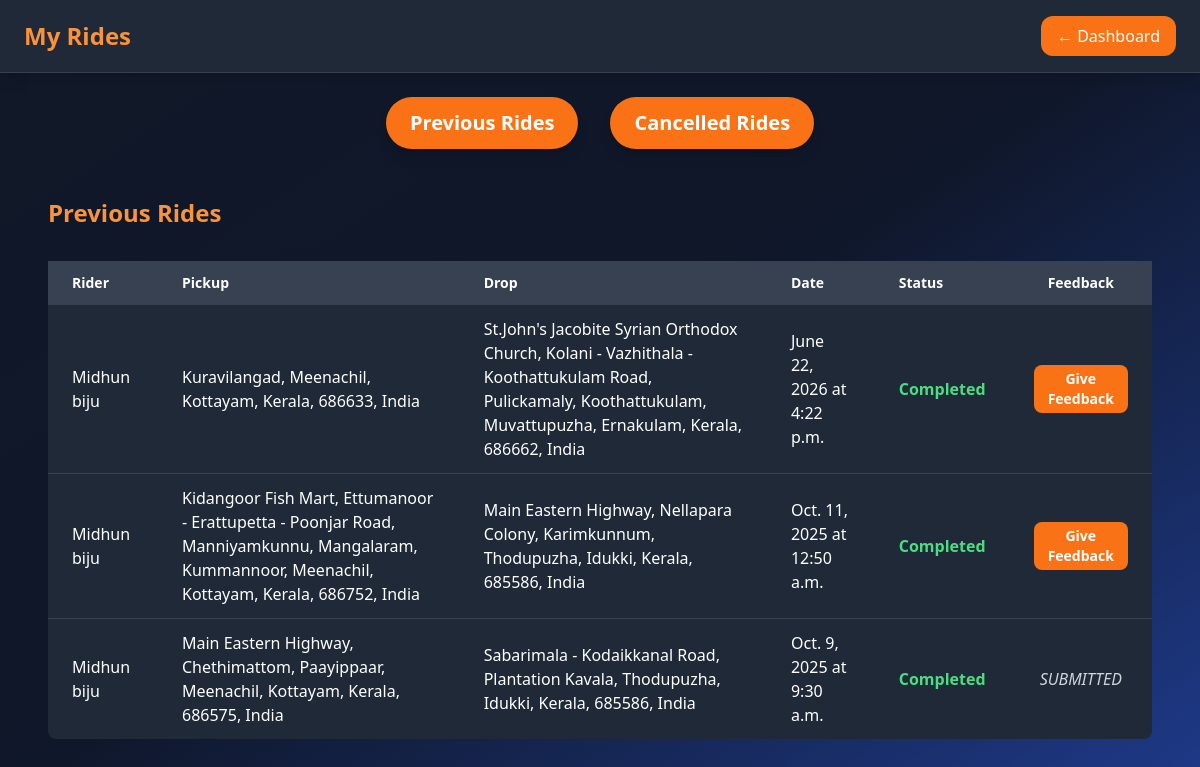
/my_rides (signed in), run on the app's committed database.
### home/models.py (models this page shows, shortened)
class BookedRide(models.Model):
    rider = models.ForeignKey(User, on_delete=models.CASCADE, related_name="booked_rides")
    ride = models.ForeignKey(Offer_ride, on_delete=models.CASCADE, related_name="accepted_rides")
    driver = models.ForeignKey(User, on_delete=models.CASCADE, related_name="driver_rides")
    vehicle = models.ForeignKey(Vehicle, on_delete=models.SET_NULL, null=True, blank=True)
    pickup_place = models.CharField(max_length=50, null=True, blank=True)
    drop_place = models.CharField(max_length=50, null=True, blank=True)
    date = models.DateField()
    time = models.TimeField()
    ride_date = models.DateField()
    ride_time = models.TimeField()
    seats_booked = models.IntegerField(default=1)
    total_distance = models.FloatField(default=0)
    rider_distance = models.FloatField(default=0)
    total_cost = models.FloatField(default=0)
    rider_share = models.FloatField(default=0)
    driver_status = models.CharField(null=True)
    rider_status = models.CharField(null=True)
    rider_feedback = models.CharField(null=True)
    driver_feedback = models.CharField(null=True)
    cancel_reason = models.CharField(null=True)
    created_at = models.DateTimeField(auto_now_add=True)

class User(AbstractUser):
    mobile = models.CharField(max_length=15,null=True, blank=True)
    address = models.CharField(max_length=200,null=True, blank=True)
    email = models.EmailField(null=True, blank=True, unique=True)
    gender = models.CharField(
        null=True, max_length=20,
        choices=[
            ('male', 'Male'),
            ('female', 'Female'),
            ('other','Others')
        ]
    )
    role = models.CharField(max_length= 20, null=True)
    rating = models.FloatField(default=0.0)
    profile_created=models.DateField(auto_now=True)
    preferences = models.JSONField(default=dict)
    is_blocked = models.CharField(default='no')

### home/views.py (the view)
# urls.py: path("my_rides", home.views.my_rides, name="my_rides"),
@login_required
def my_rides(request):
    completed_rides = (
        BookedRide.objects.filter(
            Q(driver=request.user) | Q(rider=request.user),
            rider_status="Completed",
            driver_status="Completed"
        )
        .select_related("driver", "rider", "ride", "vehicle")
        .order_by("-ride_date", "-ride_time")
    )
    cancelled_rides = (
        BookedRide.objects.filter(
            Q(driver=request.user) | Q(rider=request.user),
            driver_status="Cancelled"
        )
        .select_related("driver", "rider", "ride", "vehicle")
        .order_by("-ride_date", "-ride_time")
    )
    context = {
        "completed_rides": completed_rides,
        "cancelled_rides": cancelled_rides,
    }
    return render(request, "my_rides.html", context)

### templates/my_rides.html (shortened to what this page needs)
{% load static %}
<!DOCTYPE html>
<html lang="en">
<head>
  <script src="https://cdn.tailwindcss.com"></script>
</head>
<body class="bg-gradient-to-br from-gray-900 via-slate-900 to-blue-900 text-white min-h-screen">
  <header class="bg-gray-800 border-b border-gray-700 p-4 shadow-lg">
    <div class="max-w-6xl mx-auto flex justify-between items-center">
      <h1 class="text-2xl font-bold text-orange-400">My Rides</h1>
      <a href="{% url 'user_home' %}"
         class="px-4 py-2 rounded-xl bg-orange-500 hover:bg-orange-600 transition">
        ← Dashboard
      </a>
    </div>
  </header>
  <nav class="max-w-6xl mx-auto flex justify-center space-x-8 p-6">
    <a href="javascript:void(0);" onclick="showSection('completedRides')" class="text-xl font-bold text-white bg-orange-500 px-6 py-3 rounded-full shadow-lg hover:bg-orange-600 transition">Previous Rides</a>
    <a href="javascript:void(0);" onclick="showSection('cancelledRides')" class="text-xl font-bold text-white bg-orange-500 px-6 py-3 rounded-full shadow-lg hover:bg-orange-600 transition">Cancelled Rides</a>
  </nav>
  <main class="max-w-6xl mx-auto p-6">
    <div id="contentArea" class="space-y-8"></div>
  </main>
  <template id="completedRidesTemplate">
    <h2 class="text-2xl font-bold text-orange-400 mb-4">Previous Rides</h2>
    {% if completed_rides %}
      <div class="overflow-x-auto">
        <table class="min-w-full bg-gray-800 rounded-lg">
          <thead class="bg-gray-700">
            <tr>
              <th class="px-6 py-3 text-left text-sm font-semibold text-white">Rider</th>
              <th class="px-6 py-3 text-left text-sm font-semibold text-white">Pickup</th>
              <th class="px-6 py-3 text-left text-sm font-semibold text-white">Drop</th>
              <th class="px-6 py-3 text-left text-sm font-semibold text-white">Date</th>
              <th class="px-6 py-3 text-left text-sm font-semibold text-white">Status</th>
              <th class="px-6 py-3 text-center text-sm font-semibold text-white">Feedback</th>
            </tr>
          </thead>
          <tbody class="divide-y divide-gray-700">
            {% for ride in completed_rides %}
            <tr class="hover:bg-gray-700">
              <td class="px-6 py-3">{{ ride.rider.first_name }} {{ ride.rider.last_name }}</td>
              <td class="px-6 py-3">{{ ride.pickup_place }}</td>
              <td class="px-6 py-3">{{ ride.drop_place }}</td>
              <td class="px-6 py-3">{{ ride.ride_date }} at {{ ride.ride_time }}</td>
              <td class="px-6 py-3 text-green-400 font-semibold">Completed</td>
              <td class="px-6 py-3 text-center">
                {% if ride.driver_feedback|default:"" == "SUBMITTED" %}
                  <span class="italic text-gray-300 block">{{ ride.driver_feedback }}</span>
                {% else %}
                  <a href="{% url 'feedback_driver' ride.id %}"
                     class="inline-block px-3 py-1 bg-orange-500 rounded-lg hover:bg-orange-600 text-sm font-semibold">
                     Give Feedback
                  </a>
                {% endif %}
              </td>
            </tr>
            {% endfor %}
          </tbody>
        </table>
      </div>
    {% else %}
      <p class="text-gray-400">No previous rides found.</p>
    {% endif %}
  </template>
</body>
</html>

### data on the page
BookedRide: rider.first_name "Midhun", rider.last_name "biju", pickup_place "Kuravilangad, Meenachil, Kottayam, Kerala, 686633, India", drop_place "St.John's Jacobite Syrian Orthodox Church, Kolani - Vazhithala - Koothattukulam Road, Pulickamaly, Koothattukulam, Muvattupuzha, Ernakulam, Kerala, 686662, India", ride_date "June 22, 2026", ride_time "4:22 p.m.", shows "Give Feedback"
BookedRide: rider.first_name "Midhun", rider.last_name "biju", pickup_place "Kidangoor Fish Mart, Ettumanoor - Erattupetta - Poonjar Road, Manniyamkunnu, Mangalaram, Kummannoor, Meenachil, Kottayam, Kerala, 686752, India", drop_place "Main Eastern Highway, Nellapara Colony, Karimkunnum, Thodupuzha, Idukki, Kerala, 685586, India", ride_date "Oct. 11, 2025", ride_time "12:50 a.m.", shows "Give Feedback"
BookedRide: rider.first_name "Midhun", rider.last_name "biju", pickup_place "Main Eastern Highway, Chethimattom, Paayippaar, Meenachil, Kottayam, Kerala, 686575, India", drop_place "Sabarimala - Kodaikkanal Road, Plantation Kavala, Thodupuzha, Idukki, Kerala, 685586, India", ride_date "Oct. 9, 2025", ride_time "9:30 a.m.", driver_feedback "SUBMITTED"
